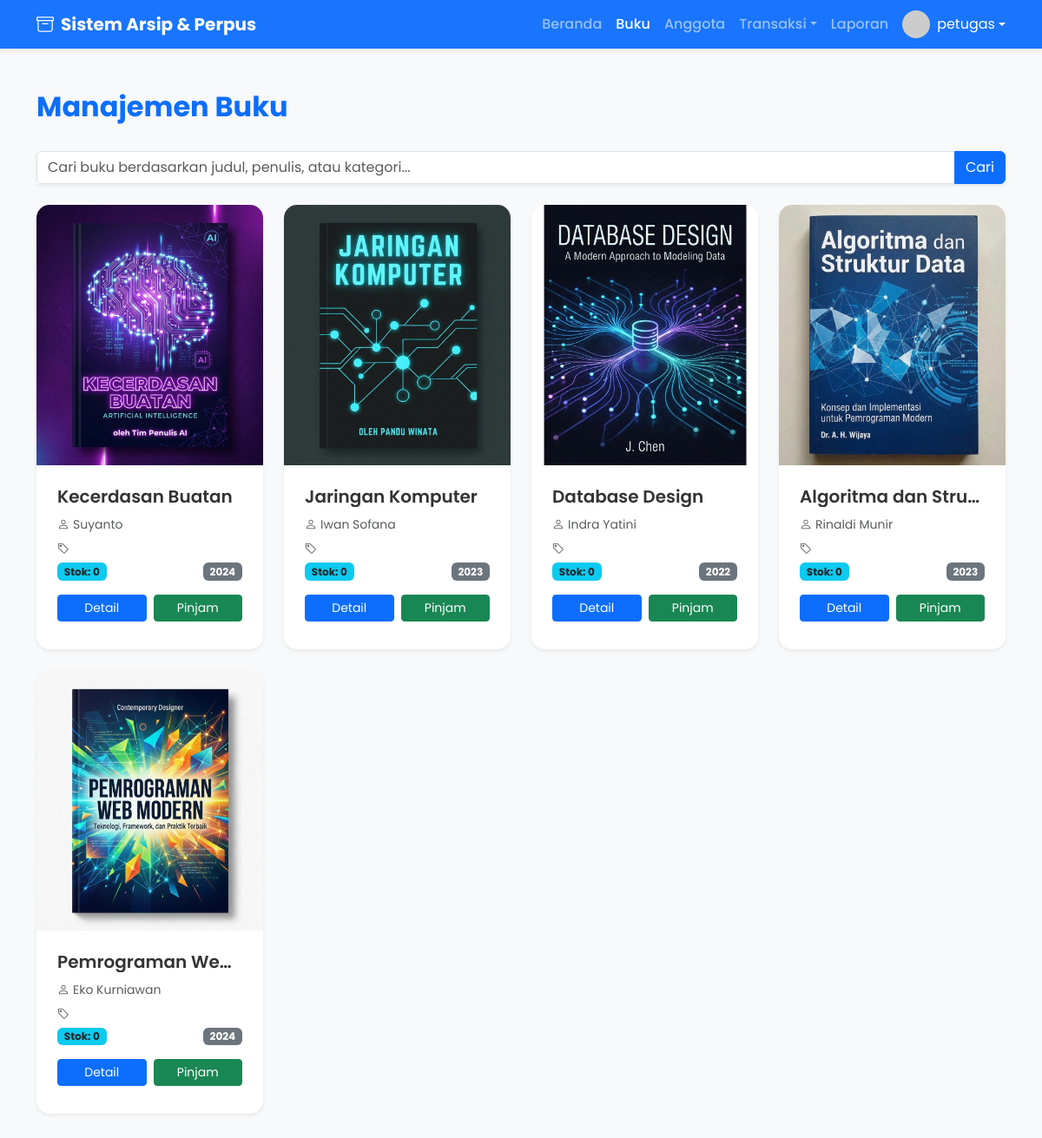
The app's page /buku.php (signed in) with its own data.
### tables this page shows
CREATE TABLE `buku` (
  `id_buku` int(11) NOT NULL AUTO_INCREMENT,
  `judul` varchar(255) NOT NULL,
  `penulis` varchar(255) NOT NULL,
  `penerbit` varchar(255) DEFAULT NULL,
  `tahun_terbit` year(4) DEFAULT NULL,
  `cover` varchar(255) DEFAULT NULL,
  PRIMARY KEY (`id_buku`)
);

### buku.php (the view, shortened to what this page needs)
<?php
include 'koneksi.php';
$role = $_SESSION['role'];
?>
<!DOCTYPE html>
<html lang="id">
<head>
  <link href="https://cdn.jsdelivr.net/npm/bootstrap@5.3.2/dist/css/bootstrap.min.css" rel="stylesheet">
  <link rel="stylesheet" href="https://cdn.jsdelivr.net/npm/bootstrap-icons@1.11.1/font/bootstrap-icons.css">
  <link rel="stylesheet" href="style.css">
</head>
<body>
  <nav class="navbar navbar-expand-lg navbar-dark bg-primary sticky-top shadow-sm">
    <div class="container">
      <a class="navbar-brand fw-bold" href="index.php"><i class="bi bi-archive me-2"></i>Sistem Arsip & Perpus</a>
      <div class="collapse navbar-collapse" id="navbarNav">
        <ul class="navbar-nav ms-auto align-items-center">
          <li class="nav-item"><a class="nav-link" href="index.php">Beranda</a></li>
          <li class="nav-item"><a class="nav-link active" href="buku.php">Buku</a></li>
          <li class="nav-item"><a class="nav-link" href="anggota.php">Anggota</a></li>
          <li class="nav-item dropdown">
            <a class="nav-link dropdown-toggle" href="#" role="button" data-bs-toggle="dropdown">Transaksi</a>
          </li>
          <li class="nav-item"><a class="nav-link" href="laporan.php">Laporan</a></li>
          <li class="nav-item ms-2">
            <div class="dropdown">
                <a href="#" class="d-flex align-items-center text-white text-decoration-none dropdown-toggle" id="userDropdown" data-bs-toggle="dropdown">
                    <img src="https://ui-avatars.com/api/?name=<?= $_SESSION['user'] ?>&background=random" alt="Avatar" class="rounded-circle me-2" width="32" height="32">
                    <span><?= $_SESSION['user'] ?></span>
                </a>
            </div>
          </li>
        </ul>
      </div>
    </div>
  </nav>
  <div class="container py-5">
    <div class="d-flex justify-content-between align-items-center mb-4">
        <h2 class="text-primary fw-bold">Manajemen Buku</h2>
    </div>
    <div class="row mb-4">
        <div class="col-md-12">
            <div class="input-group shadow-sm">
                <input type="text" id="searchInput" class="form-control" placeholder="Cari buku berdasarkan judul, penulis, atau kategori..." aria-label="Cari buku">
                <button class="btn btn-primary" type="button" id="searchBtn">Cari</button>
            </div>
        </div>
    </div>
    <div class="row">
      <?php
      $q = mysqli_query($conn, "SELECT * FROM buku ORDER BY id_buku DESC");
      while($d = mysqli_fetch_array($q)):
      ?>
      <div class="col-md-3 mb-4 book-item">
        <div class="card h-100 shadow-sm border-0">
          <img src="cover/<?= $d['cover'] ?>" class="card-img-top" alt="<?= $d['judul'] ?>" style="height: 300px; object-fit: cover;">
          <div class="card-body d-flex flex-column">
            <h5 class="card-title text-truncate" title="<?= $d['judul'] ?>"><?= $d['judul'] ?></h5>
            <p class="card-text text-muted mb-1"><small><i class="bi bi-person me-1"></i><?= $d['penulis'] ?></small></p>
            <p class="card-text text-muted mb-1"><small><i class="bi bi-tag me-1"></i><?= $d['kategori'] ?></small></p>
            <div class="d-flex justify-content-between mb-3">
                <span class="badge bg-info text-dark">Stok: <?= $d['stok'] ?></span>
                <span class="badge bg-secondary"><?= $d['tahun_terbit'] ?></span>
            </div>
            <div class="mt-auto">
                <div class="d-flex gap-2 mb-2">
                    <a href="detail_buku.php?id=<?= $d['id_buku'] ?>" class="btn btn-primary btn-sm w-50">Detail</a>
                    <?php if($role != 'kapus'): ?>
                    <a href="transaksi_peminjaman.php?id_buku=<?= $d['id_buku'] ?>" class="btn btn-success btn-sm w-50">Pinjam</a>
                    <?php endif; ?>
                </div>
            </div>
          </div>
        </div>
      </div>
      <?php endwhile; ?>
    </div>
  </div>
</body>
</html>

### style.css (style rules this page uses)
body { font-family: 'Poppins', sans-serif; background-color: #f8f9fa; color: #333; }
.navbar { background: rgba(13, 110, 253, 0.95) !important; backdrop-filter: blur(10px); }
.nav-link { font-weight: 500; transition: color 0.3s ease; }
.card { transition: transform 0.3s ease, box-shadow 0.3s ease; border: none; border-radius: 15px; overflow: hidden; box-shadow: 0 5px 15px rgba(0, 0, 0, 0.05); height: 100%; }
.card-img-top { height: 350px; object-fit: cover; transition: transform 0.5s ease; }
.card-body { padding: 1.5rem; }
.card-title { font-weight: 600; color: #333; }
.book-item { animation-duration: 0.8s; animation-fill-mode: both; animation-name: fadeInUp; }
.book-item:nth-child(1) { animation-delay: 0.1s; }
.book-item:nth-child(2) { animation-delay: 0.2s; }
.book-item:nth-child(3) { animation-delay: 0.3s; }
.book-item:nth-child(4) { animation-delay: 0.4s; }
.book-item:nth-child(5) { animation-delay: 0.5s; }

### records on screen
buku: cover (picture), judul "Kecerdasan Buatan", penulis "Suyanto", stok "0", tahun_terbit "2024"
buku: cover (picture), judul "Jaringan Komputer", penulis "Iwan Sofana", stok "0", tahun_terbit "2023"
buku: cover (picture), judul "Database Design", penulis "Indra Yatini", stok "0", tahun_terbit "2022"
buku: cover (picture), judul "Algoritma dan Stru…", penulis "Rinaldi Munir", stok "0", tahun_terbit "2023"
buku: cover (picture), judul "Pemrograman We…", penulis "Eko Kurniawan", stok "0", tahun_terbit "2024"

### other values on screen
$_SESSION['user'] "petugas"
